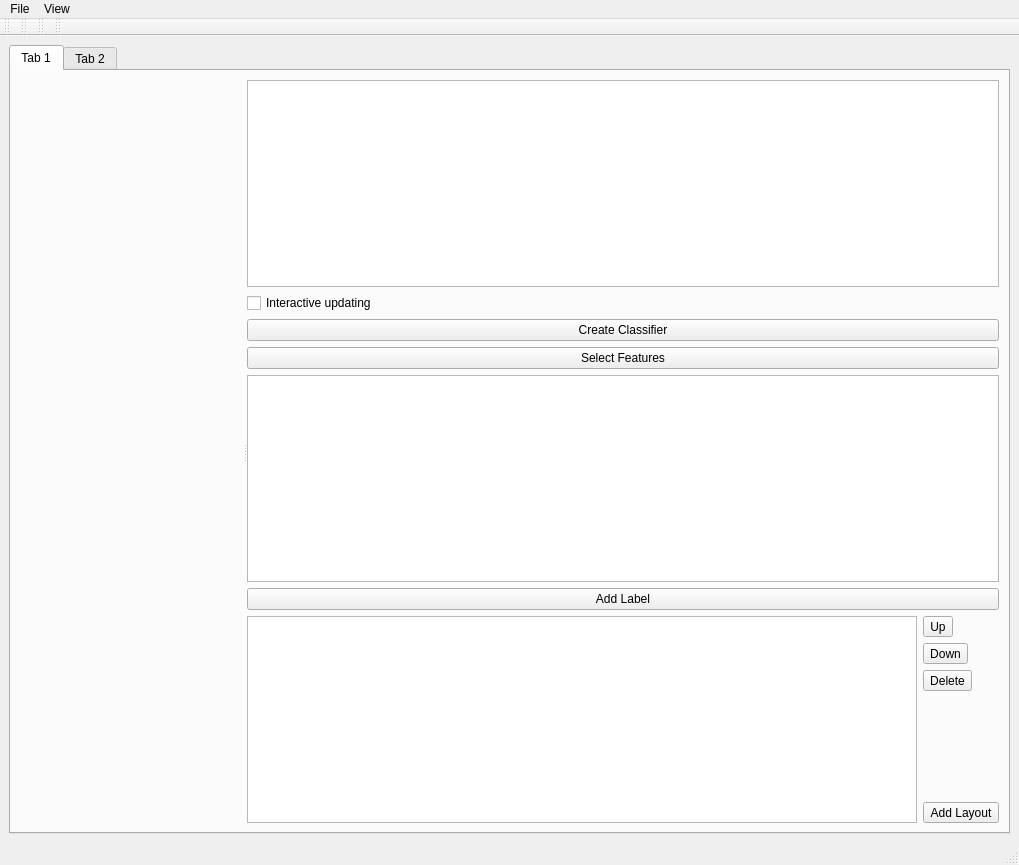
<?xml version="1.0" encoding="UTF-8"?>
<ui version="4.0">
 <class>ClassificationWorkflowWindow</class>
 <widget class="QMainWindow" name="ClassificationWorkflowWindow">
  <property name="geometry">
   <rect>
    <x>0</x>
    <y>0</y>
    <width>1019</width>
    <height>865</height>
   </rect>
  </property>
  <property name="windowTitle">
   <string>Ilastik Classification Workflow</string>
  </property>
  <widget class="QWidget" name="centralwidget">
   <layout class="QVBoxLayout" name="verticalLayout_3">
    <item>
     <widget class="QTabWidget" name="tabWidget">
      <property name="currentIndex">
       <number>0</number>
      </property>
      <widget class="QWidget" name="tab1">
       <attribute name="title">
        <string>Tab 1</string>
       </attribute>
       <layout class="QHBoxLayout" name="horizontalLayout_2">
        <item>
         <widget class="QSplitter" name="mainSplitter">
          <property name="orientation">
           <enum>Qt::Horizontal</enum>
          </property>
          <widget class="VolumeEditorWidget" name="volumeEditorWidget" native="true"/>
          <widget class="QWidget" name="widget" native="true">
           <property name="sizePolicy">
            <sizepolicy hsizetype="Minimum" vsizetype="Minimum">
             <horstretch>0</horstretch>
             <verstretch>0</verstretch>
            </sizepolicy>
           </property>
           <layout class="QVBoxLayout" name="verticalLayout_2">
            <item>
             <widget class="QListWidget" name="fileListWidget"/>
            </item>
            <item>
             <widget class="QCheckBox" name="checkInteractive">
              <property name="enabled">
               <bool>true</bool>
              </property>
              <property name="text">
               <string>Interactive updating</string>
              </property>
             </widget>
            </item>
            <item>
             <widget class="QPushButton" name="StartClassificationButton">
              <property name="sizePolicy">
               <sizepolicy hsizetype="Minimum" vsizetype="Fixed">
                <horstretch>0</horstretch>
                <verstretch>0</verstretch>
               </sizepolicy>
              </property>
              <property name="text">
               <string>Create Classifier</string>
              </property>
             </widget>
            </item>
            <item>
             <widget class="QPushButton" name="SelectFeaturesButton">
              <property name="sizePolicy">
               <sizepolicy hsizetype="Minimum" vsizetype="Fixed">
                <horstretch>0</horstretch>
                <verstretch>0</verstretch>
               </sizepolicy>
              </property>
              <property name="text">
               <string>Select Features</string>
              </property>
             </widget>
            </item>
            <item>
             <widget class="LabelListView" name="labelListView">
              <property name="sizePolicy">
               <sizepolicy hsizetype="Minimum" vsizetype="Expanding">
                <horstretch>0</horstretch>
                <verstretch>0</verstretch>
               </sizepolicy>
              </property>
             </widget>
            </item>
            <item>
             <widget class="QPushButton" name="AddLabelButton">
              <property name="text">
               <string>Add Label</string>
              </property>
             </widget>
            </item>
            <item>
             <widget class="QWidget" name="widget" native="true">
              <property name="sizePolicy">
               <sizepolicy hsizetype="Minimum" vsizetype="Preferred">
                <horstretch>0</horstretch>
                <verstretch>0</verstretch>
               </sizepolicy>
              </property>
              <layout class="QHBoxLayout" name="horizontalLayout">
               <property name="margin">
                <number>0</number>
               </property>
               <item>
                <widget class="LayerWidget" name="layerWidget">
                 <property name="sizePolicy">
                  <sizepolicy hsizetype="Expanding" vsizetype="Expanding">
                   <horstretch>0</horstretch>
                   <verstretch>0</verstretch>
                  </sizepolicy>
                 </property>
                </widget>
               </item>
               <item>
                <widget class="QWidget" name="widget" native="true">
                 <layout class="QVBoxLayout" name="verticalLayout">
                  <property name="margin">
                   <number>0</number>
                  </property>
                  <item>
                   <widget class="QToolButton" name="UpButton">
                    <property name="toolTip">
                     <string>move layer up</string>
                    </property>
                    <property name="text">
                     <string>Up</string>
                    </property>
                    <property name="icon">
                     <iconset>
                      <normaloff>../icons/go-up.png</normaloff>../icons/go-up.png</iconset>
                    </property>
                   </widget>
                  </item>
                  <item>
                   <widget class="QToolButton" name="DownButton">
                    <property name="toolTip">
                     <string>move layer down</string>
                    </property>
                    <property name="text">
                     <string>Down</string>
                    </property>
                    <property name="icon">
                     <iconset>
                      <normaloff>../icons/go-down.png</normaloff>../icons/go-down.png</iconset>
                    </property>
                   </widget>
                  </item>
                  <item>
                   <widget class="QToolButton" name="DeleteButton">
                    <property name="toolTip">
                     <string>delete layer</string>
                    </property>
                    <property name="text">
                     <string>Delete</string>
                    </property>
                    <property name="icon">
                     <iconset>
                      <normaloff>../icons/list-remove.png</normaloff>../icons/list-remove.png</iconset>
                    </property>
                   </widget>
                  </item>
                  <item>
                   <spacer name="verticalSpacer">
                    <property name="orientation">
                     <enum>Qt::Vertical</enum>
                    </property>
                    <property name="sizeHint" stdset="0">
                     <size>
                      <width>20</width>
                      <height>40</height>
                     </size>
                    </property>
                   </spacer>
                  </item>
                  <item>
                   <widget class="QToolButton" name="AddLayOutButton">
                    <property name="toolTip">
                     <string>add new layer</string>
                    </property>
                    <property name="text">
                     <string>Add Layout</string>
                    </property>
                    <property name="icon">
                     <iconset>
                      <normaloff>../icons/list-add.png</normaloff>../icons/list-add.png</iconset>
                    </property>
                   </widget>
                  </item>
                 </layout>
                </widget>
               </item>
              </layout>
             </widget>
            </item>
           </layout>
          </widget>
         </widget>
        </item>
       </layout>
      </widget>
      <widget class="QWidget" name="tab_2">
       <attribute name="title">
        <string>Tab 2</string>
       </attribute>
      </widget>
     </widget>
    </item>
   </layout>
  </widget>
  <widget class="QMenuBar" name="menubar">
   <property name="geometry">
    <rect>
     <x>0</x>
     <y>0</y>
     <width>1019</width>
     <height>27</height>
    </rect>
   </property>
   <widget class="QMenu" name="menuFile">
    <property name="title">
     <string>File</string>
    </property>
    <addaction name="actionOpen"/>
    <addaction name="actionQuit"/>
   </widget>
   <widget class="QMenu" name="menuView">
    <property name="title">
     <string>View</string>
    </property>
    <addaction name="actionFit_to_The_Screen"/>
    <addaction name="actionShowDebugPatches"/>
   </widget>
   <addaction name="menuFile"/>
   <addaction name="menuView"/>
  </widget>
  <widget class="QStatusBar" name="statusbar"/>
  <widget class="QToolBar" name="toolBar">
   <property name="windowTitle">
    <string>toolBar</string>
   </property>
   <attribute name="toolBarArea">
    <enum>TopToolBarArea</enum>
   </attribute>
   <attribute name="toolBarBreak">
    <bool>false</bool>
   </attribute>
  </widget>
  <widget class="QToolBar" name="toolBar_2">
   <property name="windowTitle">
    <string>toolBar_2</string>
   </property>
   <attribute name="toolBarArea">
    <enum>TopToolBarArea</enum>
   </attribute>
   <attribute name="toolBarBreak">
    <bool>false</bool>
   </attribute>
  </widget>
  <widget class="QToolBar" name="toolBar_3">
   <property name="windowTitle">
    <string>toolBar_3</string>
   </property>
   <attribute name="toolBarArea">
    <enum>TopToolBarArea</enum>
   </attribute>
   <attribute name="toolBarBreak">
    <bool>false</bool>
   </attribute>
  </widget>
  <widget class="QToolBar" name="toolBar_4">
   <property name="windowTitle">
    <string>toolBar_4</string>
   </property>
   <attribute name="toolBarArea">
    <enum>TopToolBarArea</enum>
   </attribute>
   <attribute name="toolBarBreak">
    <bool>false</bool>
   </attribute>
  </widget>
  <action name="actionOpen">
   <property name="icon">
    <iconset>
     <normaloff>../icons/document-open.png</normaloff>../icons/document-open.png</iconset>
   </property>
   <property name="text">
    <string>Open</string>
   </property>
  </action>
  <action name="actionFit_to_The_Screen">
   <property name="icon">
    <iconset>
     <normaloff>../icons/view-fullscreen.png</normaloff>../icons/view-fullscreen.png</iconset>
   </property>
   <property name="text">
    <string>Fit to The Screen</string>
   </property>
  </action>
  <action name="actionQuit">
   <property name="icon">
    <iconset>
     <normaloff>../icons/process-stop.png</normaloff>../icons/process-stop.png</iconset>
   </property>
   <property name="text">
    <string>Quit</string>
   </property>
  </action>
  <action name="actionShowDebugPatches">
   <property name="checkable">
    <bool>true</bool>
   </property>
   <property name="text">
    <string>Show Debug Patches</string>
   </property>
  </action>
 </widget>
 <customwidgets>
  <customwidget>
   <class>LayerWidget</class>
   <extends>QListView</extends>
   <header>volumina.widgets.layerwidget</header>
  </customwidget>
  <customwidget>
   <class>VolumeEditorWidget</class>
   <extends>QWidget</extends>
   <header>volumina.volumeEditorWidget</header>
  </customwidget>
  <customwidget>
   <class>LabelListView</class>
   <extends>QTableView</extends>
   <header>labelListView</header>
  </customwidget>
 </customwidgets>
 <resources/>
 <connections/>
</ui>
